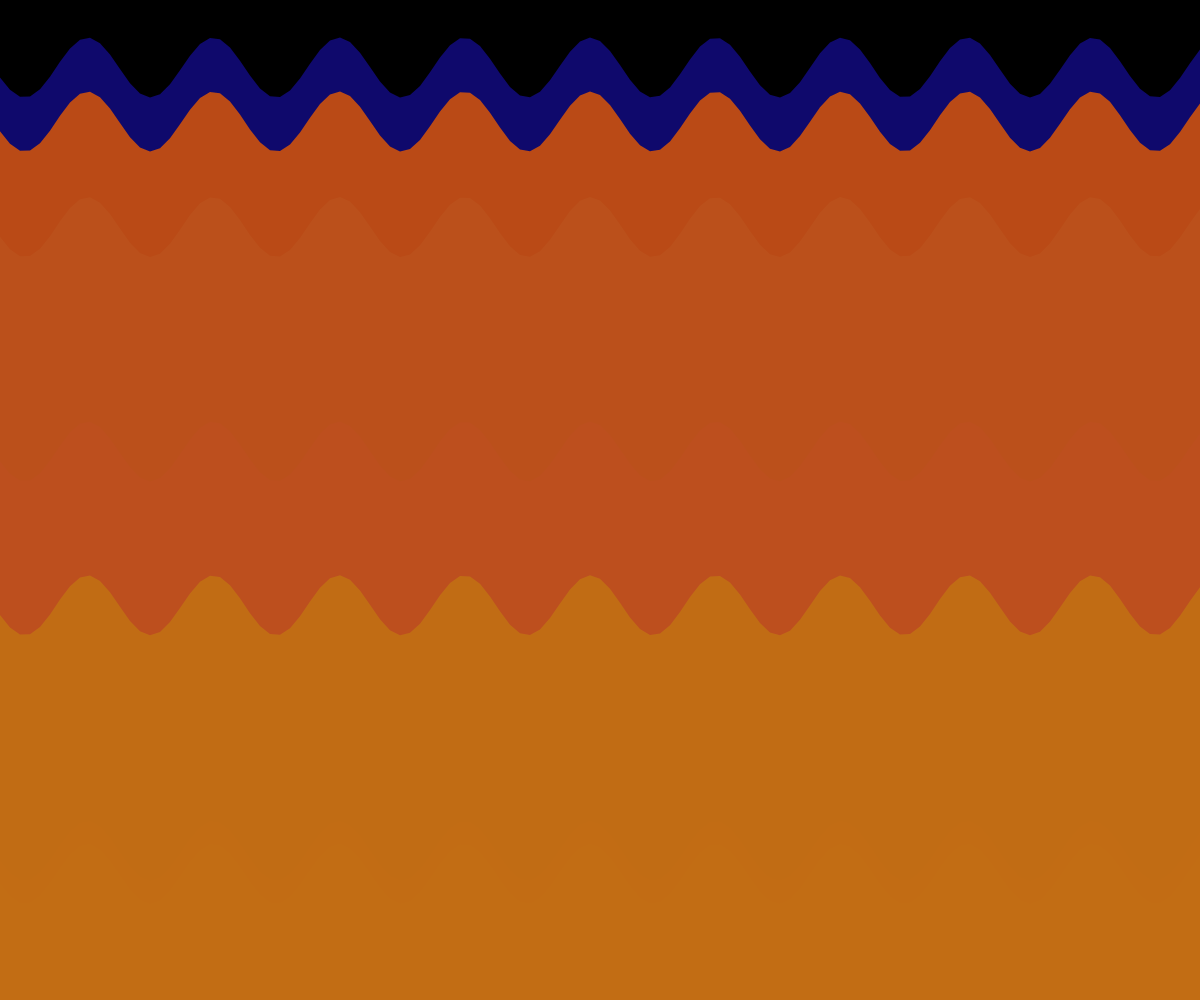
Frame 1 (no input)
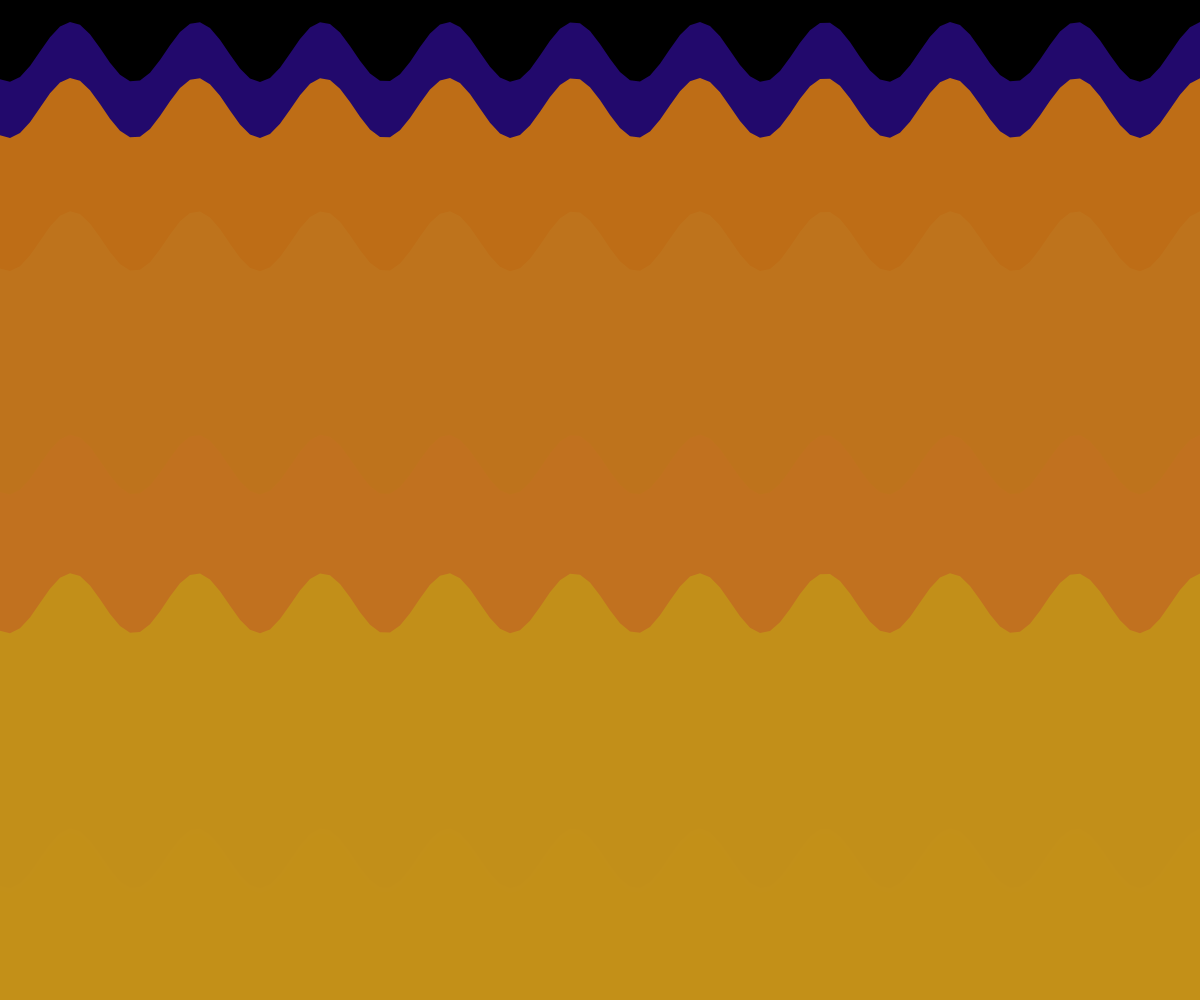
Frame 60 (no input)
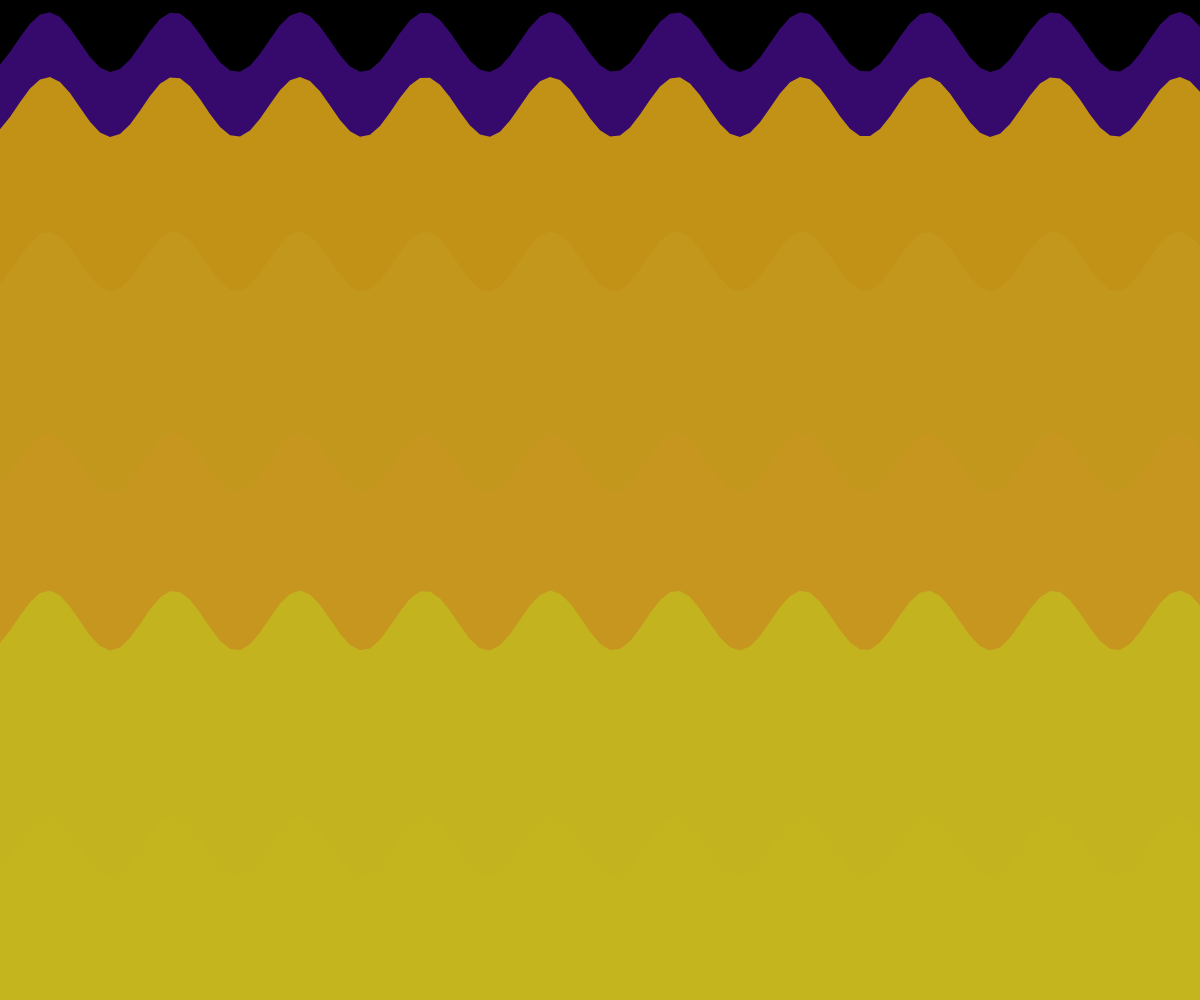
Frame 120 (the mouse pressed at the canvas centre since frame 60)

The p5.js sketch that drew these frames (run headless with seeded random() and noise() and a simulated clock; from frame 60 on, the mouse is pressed at the canvas centre):

// p5.js sketch
// ── sketch.js
let planes = [];
const numPlanes = 8;
const waveSpeed = 0.02;
const waveFrequency = 0.05;

function setup() {
  createCanvas(windowWidth, windowHeight);
  colorMode(HSB, 360, 100, 100, 1);

  // Create planes with varying colors and properties
  for (let i = 0; i < numPlanes; i++) {
    planes.push({
      y: random(height),
      speed: random(0.005, 0.02),
      frequency: random(0.01, 0.05),
      hue: random(360),
      saturation: random(70, 100),
      brightness: random(50, 90)
    });
  }
}

function draw() {
  background(0, 0, 0);

  // Draw each animated plane
  for (let i = 0; i < planes.length; i++) {
    const plane = planes[i];
    
    // Update wave parameters
    plane.y += plane.speed;
    
    // Create a wave effect across the canvas
    const time = millis() * waveSpeed;
    const waveOffset = sin(time + plane.y * plane.frequency) * 20;
    
    // Draw the animated plane with color shifting
    fill(plane.hue, plane.saturation, plane.brightness, 0.8);
    noStroke();
    
    beginShape();
    for (let x = 0; x <= width; x += 10) {
      const y = plane.y + sin(x * waveFrequency + time) * 30 + waveOffset;
      vertex(x, y);
    }
    vertex(width, height);
    vertex(0, height);
    endShape(CLOSE);
    
    // Shift hue over time for color pulsing
    plane.hue = (plane.hue + 0.2) % 360;
  }
}

function windowResized() {
  resizeCanvas(windowWidth, windowHeight);
}
